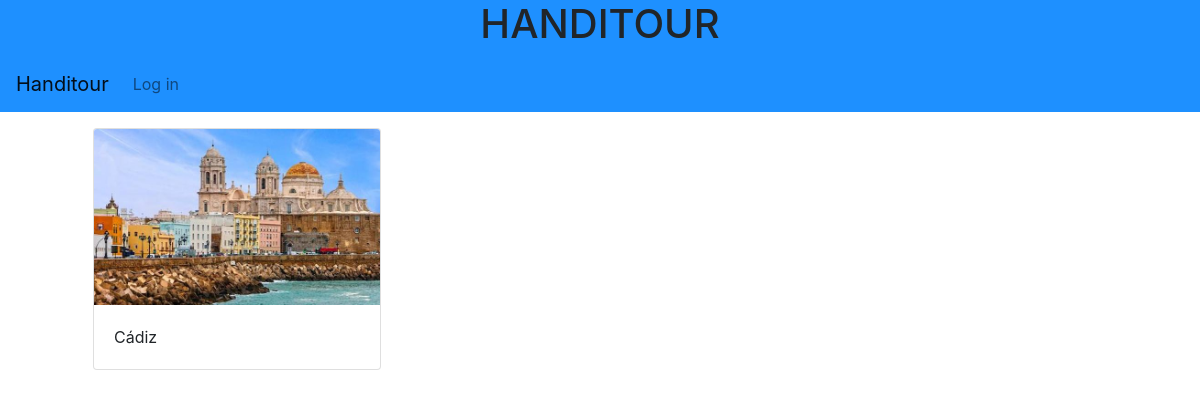
The app's page /, older data.
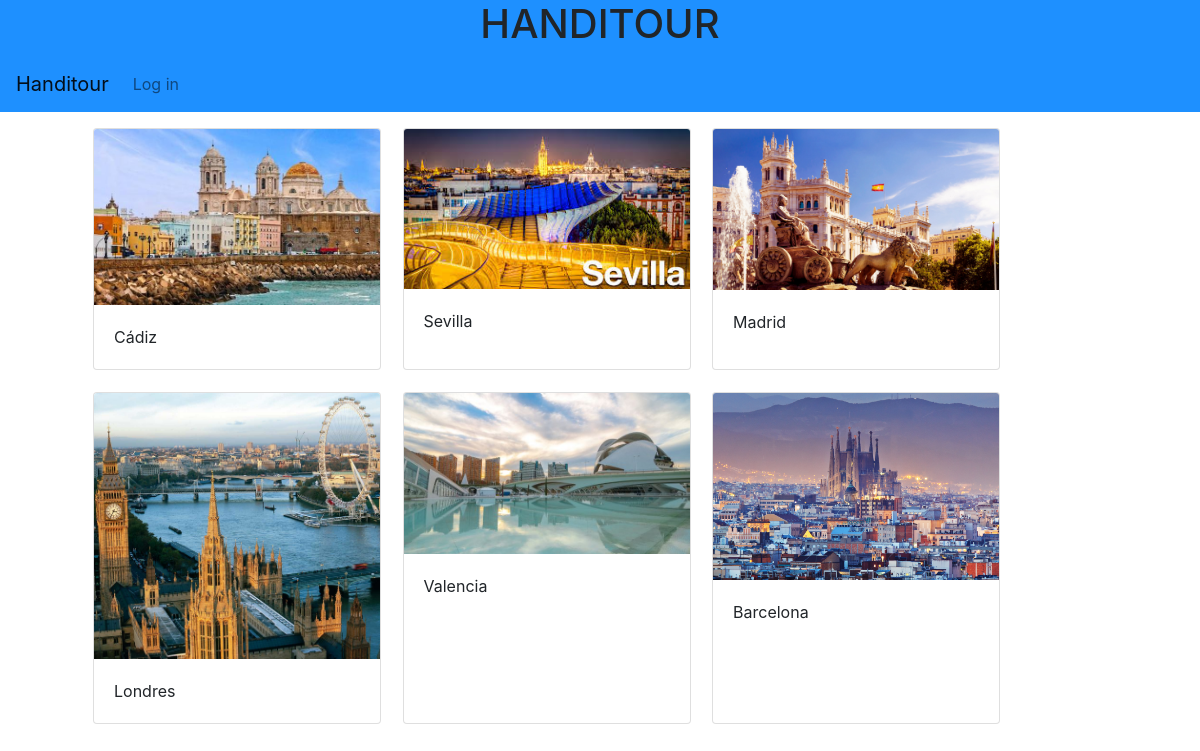
The same page, newer data.
### handitour/models.py (models this page shows)
class Ciudad(models.Model):
    nombre = models.CharField(max_length=30)
    historia = models.TextField(max_length=500)
    localizacion = models.CharField(max_length=20)
    visitantes = models.ManyToManyField(User, blank=True)
    foto = models.FileField(null=True, upload_to="img/ciudad")
    def get_absolute_url(self):
        return reverse("ciudad_monumento", args=[self.id])
    def __str__(self):
        return self.nombre

### handitour/views.py (the view)
# urls.py: path('', views.ciudades, name="raiz"),
def ciudades (request):
    ciudades = Ciudad.objects.all()
    return render(request, "index.html", {"ciudades":ciudades, "encabezado":"HANDITOUR"})

### handitour/templates/index.html (shortened to what this page needs)
{% extends "base.html" %}
{% block content %}
<div class="row mt-3 ml-5">
{% for ciudad in ciudades %}
    <div class="card" style="width: 18rem; margin-right: 2%; margin-bottom: 2%;">
        <a href="{{ ciudad.get_absolute_url }}"> <img src="{{ciudad.foto.url}}" class="card-img-top" alt="..."></a>
        <div class="card-body">
         <p class="card-text">{{ciudad}}</p>
      </div>
   </div>
{% endfor %}
  </div>
{% endblock %}

### handitour/templates/base.html (shortened to what this page needs)
{% load static %}
<!DOCTYPE html>
<html>
    <head>
        <link href="/static/css/estilos.css" rel="stylesheet">
        <link rel="stylesheet" href="https://stackpath.bootstrapcdn.com/bootstrap/4.3.1/css/bootstrap.min.css">
    </head>
    <body>
       <header>
      <h1>{{encabezado}}</h1>
        <nav class="navbar navbar-expand-lg navbar-light bg-dodgerblue">
          <a class="navbar-brand" href="/incio">Handitour</a>
          <div class="collapse navbar-collapse" id="navbarNavAltMarkup">
            <div class="navbar-nav">
                {% if user.is_authenticated %}
                    <a class="nav-link" href="/logout">Log out <span class="sr-only">(current)</span></a>
                {% else %}
                    <a class="nav-link" href="/login">Log in <span class="sr-only">(current)</span></a>
                {% endif %}
            </div>
          </div>
        </nav>
   </header>
        <div class="container">
            {% block content %}
            {% endblock %}
        </div>
    </body>
</html>

### handitour/static/css/estilos.css (style rules this page uses)
header { background-color: dodgerblue; text-align: center; width: 100%; }

Row changes from the older to the newer data that the page shows:
added Ciudad: foto (picture), nombre "Sevilla"
added Ciudad: foto (picture), nombre "Madrid"
added Ciudad: foto (picture), nombre "Londres"
added Ciudad: foto (picture), nombre "Valencia"
added Ciudad: foto (picture), nombre "Barcelona"
